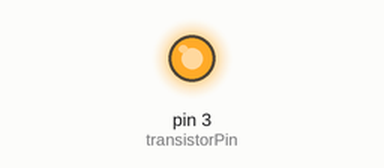
Bench run of a sketch on a simulated Arduino Uno, built with avr-gcc and run on an emulated ATmega328P. On the bench: output pins drawn as LEDs (lit = HIGH).

Above: at 1.0 s.
At 4.5 s:
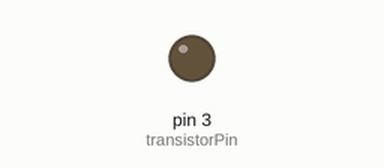
Timing chart, 0 to 9.1 s (numbered marks = the images above):
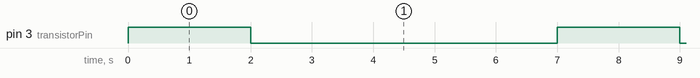

Measured:
- by itself, pin 3 (transistorPin): alternates HIGH for 2.0 s and LOW for 5.0 s

The sketch:

turnOnOff.ino
```cpp
#include <SPI.h>


//function to initiate radio device with radio(CE pin,CS pin)


const int transistorPin = 3;    // connected to the base of the transistor
 //const int transistorPin = 9;
 void setup() {
   // set  the transistor pin as output:
   pinMode(transistorPin, OUTPUT);
 }

 void loop() {
   digitalWrite(transistorPin, HIGH);
   delay(2000);
   digitalWrite(transistorPin, LOW);
   delay(5000);
 }
```
